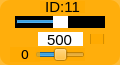
    <widget class="QWidget" name="widget_id11" native="true">
     <property name="geometry">
      <rect>
       <x>690</x>
       <y>380</y>
       <width>120</width>
       <height>65</height>
      </rect>
     </property>
     <property name="maximumSize">
      <size>
       <width>16777161</width>
       <height>16777215</height>
      </size>
     </property>
     <property name="styleSheet">
      <string notr="true">background-color: rgb(255, 170, 0, 200);
border-radius:10px;</string>
     </property>
     <widget class="QLabel" name="label_ID11">
      <property name="geometry">
       <rect>
        <x>40</x>
        <y>1</y>
        <width>45</width>
        <height>12</height>
       </rect>
      </property>
      <property name="minimumSize">
       <size>
        <width>0</width>
        <height>10</height>
       </size>
      </property>
      <property name="font">
       <font>
        <family>Arial</family>
        <pointsize>11</pointsize>
       </font>
      </property>
      <property name="styleSheet">
       <string notr="true">background-color: rgb(255, 255, 255， 0);
border-radius:0px;</string>
      </property>
      <property name="text">
       <string>ID:11</string>
      </property>
      <property name="alignment">
       <set>Qt::AlignCenter</set>
      </property>
     </widget>
     <widget class="QSlider" name="horizontalSlider_pulse_id11">
      <property name="geometry">
       <rect>
        <x>15</x>
        <y>16</y>
        <width>90</width>
        <height>12</height>
       </rect>
      </property>
      <property name="autoFillBackground">
       <bool>false</bool>
      </property>
      <property name="styleSheet">
       <string notr="true">QSlider{
	background: rgb(0, 0, 0);
	border-radius:0px;
}
QSlider::handle {/*设置中间的那个滑动的键*/                           background: rgb(255, 255, 255)}</string>
      </property>
      <property name="minimum">
       <number>0</number>
      </property>
      <property name="maximum">
       <number>1000</number>
      </property>
      <property name="pageStep">
       <number>1</number>
      </property>
      <property name="value">
       <number>500</number>
      </property>
      <property name="orientation">
       <enum>Qt::Horizontal</enum>
      </property>
     </widget>
     <widget class="QSlider" name="horizontalSlider_dev_id11">
      <property name="geometry">
       <rect>
        <x>35</x>
        <y>48</y>
        <width>50</width>
        <height>13</height>
       </rect>
      </property>
      <property name="styleSheet">
       <string notr="true">background-color: rgb(255, 255, 255， 0);</string>
      </property>
      <property name="minimum">
       <number>-125</number>
      </property>
      <property name="maximum">
       <number>125</number>
      </property>
      <property name="pageStep">
       <number>1</number>
      </property>
      <property name="orientation">
       <enum>Qt::Horizontal</enum>
      </property>
     </widget>
     <widget class="QLabel" name="label_id11">
      <property name="geometry">
       <rect>
        <x>10</x>
        <y>47</y>
        <width>30</width>
        <height>15</height>
       </rect>
      </property>
      <property name="minimumSize">
       <size>
        <width>0</width>
        <height>10</height>
       </size>
      </property>
      <property name="font">
       <font>
        <family>DejaVu Sans</family>
        <pointsize>10</pointsize>
       </font>
      </property>
      <property name="styleSheet">
       <string notr="true">background-color: rgb(255, 255, 255， 0);</string>
      </property>
      <property name="text">
       <string>0</string>
      </property>
      <property name="alignment">
       <set>Qt::AlignCenter</set>
      </property>
     </widget>
     <widget class="QLineEdit" name="lineEdit_id11">
      <property name="geometry">
       <rect>
        <x>38</x>
        <y>32</y>
        <width>45</width>
        <height>14</height>
       </rect>
      </property>
      <property name="sizePolicy">
       <sizepolicy hsizetype="Fixed" vsizetype="Fixed">
        <horstretch>0</horstretch>
        <verstretch>0</verstretch>
       </sizepolicy>
      </property>
      <property name="font">
       <font>
        <family>Arial</family>
        <pointsize>11</pointsize>
       </font>
      </property>
      <property name="autoFillBackground">
       <bool>false</bool>
      </property>
      <property name="styleSheet">
       <string notr="true">background-color: rgb(255, 255, 255);
border-radius:0px;</string>
      </property>
      <property name="text">
       <string>500</string>
      </property>
      <property name="maxLength">
       <number>1000</number>
      </property>
      <property name="alignment">
       <set>Qt::AlignCenter</set>
      </property>
      <property name="dragEnabled">
       <bool>false</bool>
      </property>
      <property name="readOnly">
       <bool>false</bool>
      </property>
     </widget>
     <widget class="QCheckBox" name="checkBox_id11">
      <property name="geometry">
       <rect>
        <x>90</x>
        <y>34</y>
        <width>15</width>
        <height>10</height>
       </rect>
      </property>
      <property name="text">
       <string/>
      </property>
     </widget>
    </widget>
